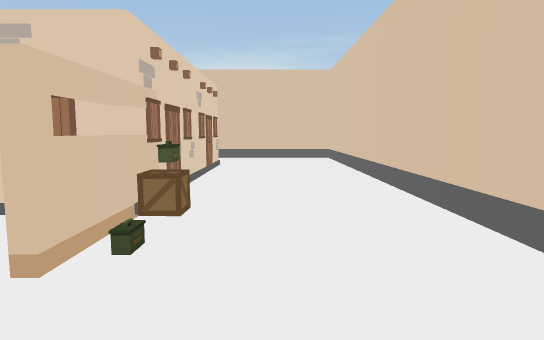
view 1 (above)

20 first-person views from a walk through a 3-D level made in the Unity game engine. The camera is 1.5 m above the floor, tilts 6° down and sees 75° across. The floor is counted in squares, 2 m on a side. Each view is taken from the middle of a square. On the plan, view 1 faces up. The plan holds only what a view shows up to about 11 squares ahead; the rest is blank. The player is left out.

view 2
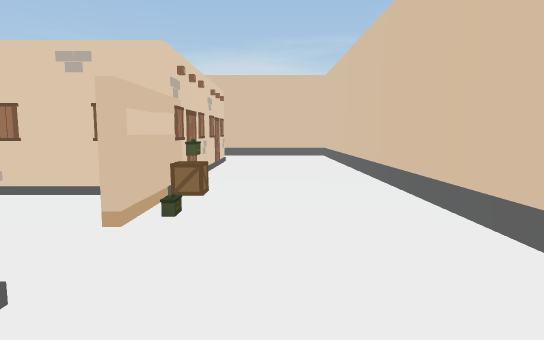

view 3
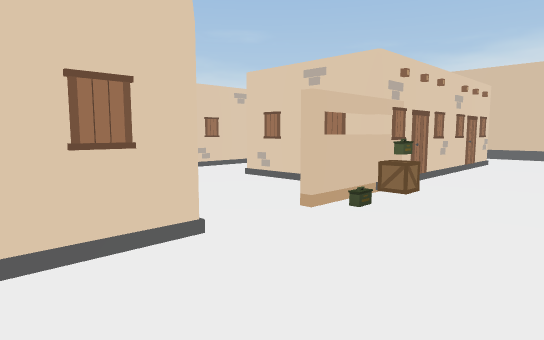

view 4
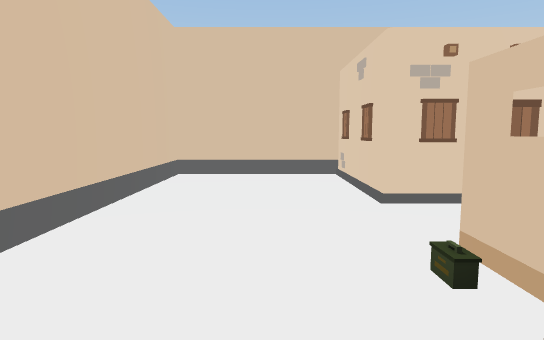

view 5
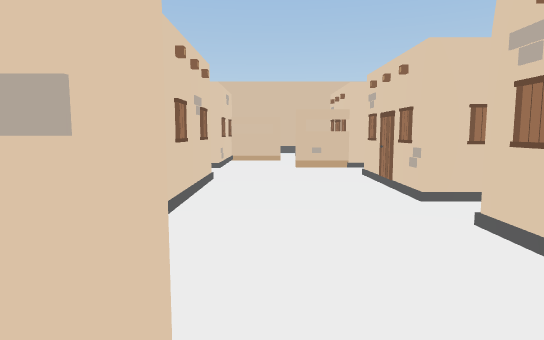

view 6
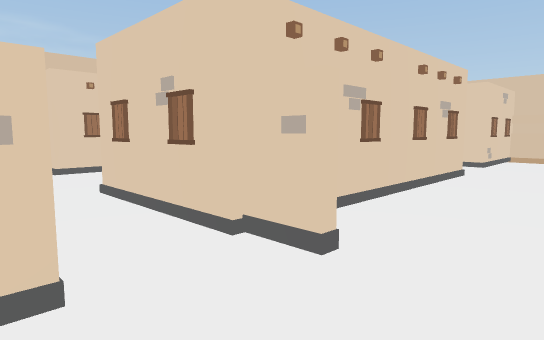

view 7
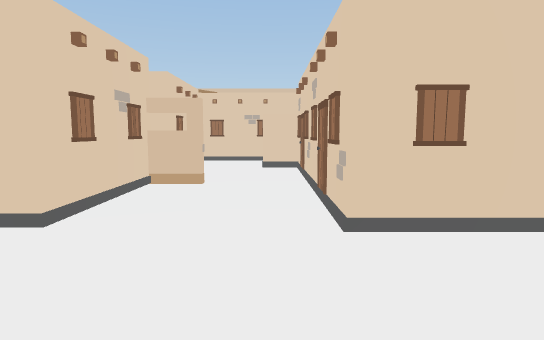

view 8
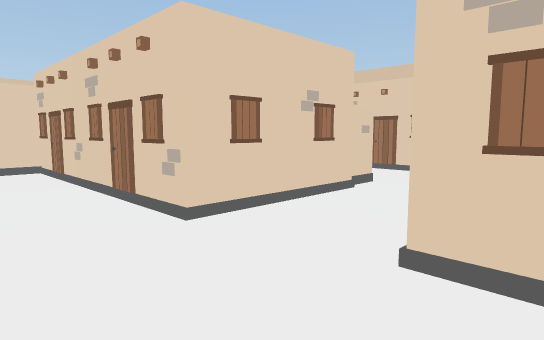

view 9
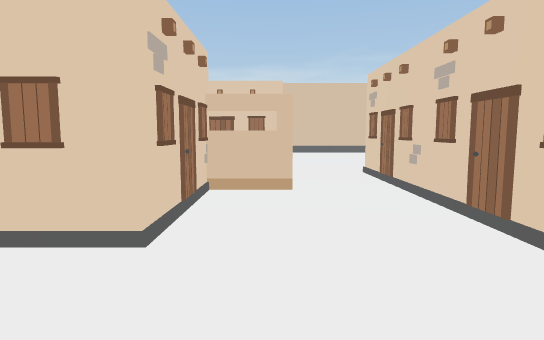

view 10
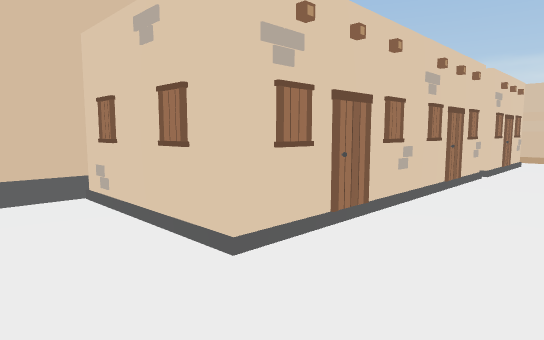

view 11
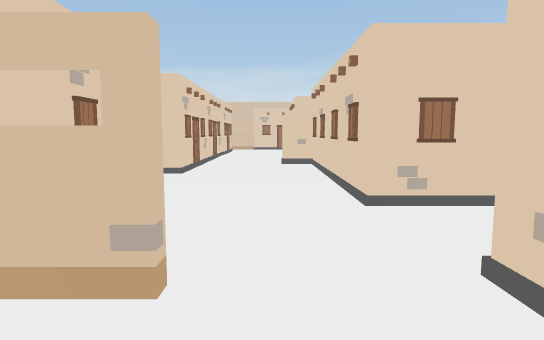

view 12
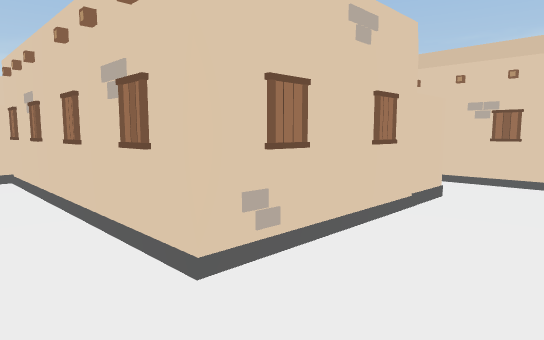

view 13
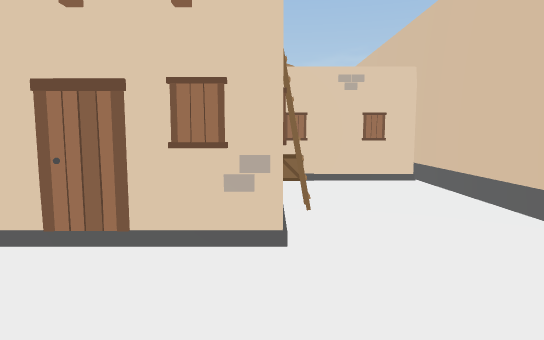

view 14
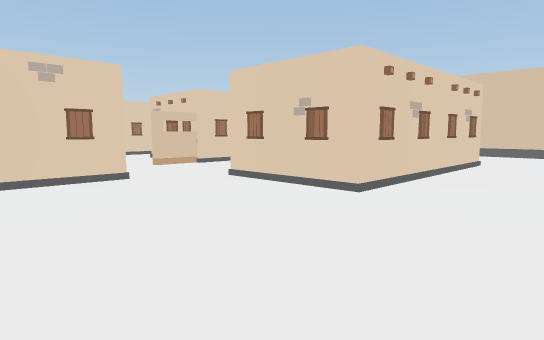

view 15
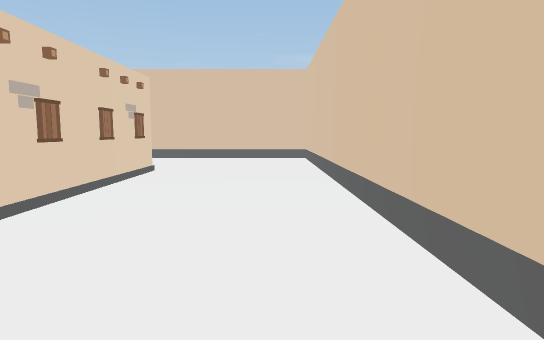

view 16
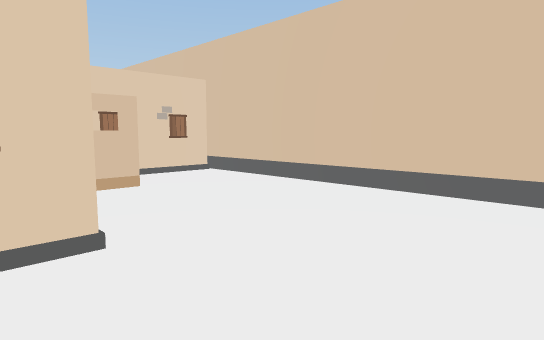

view 17
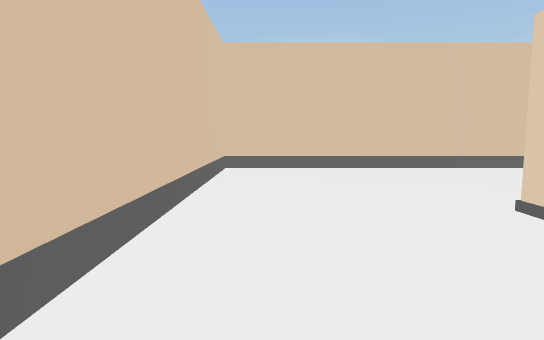

view 18
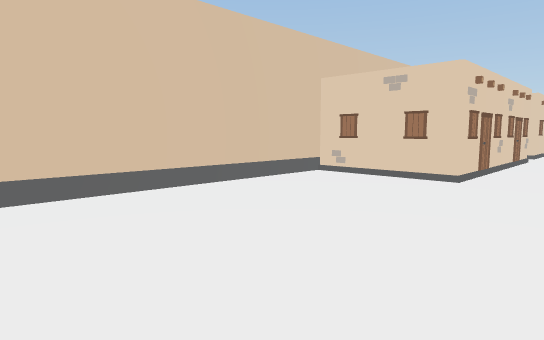

view 19
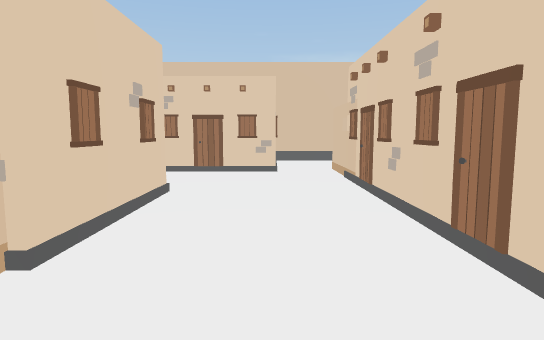

view 20
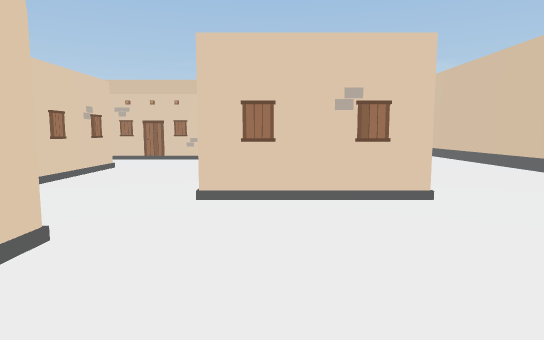

### Floor plan
Key: @ floor where view 1 was taken; # wall or solid block; . floor; B building; A box; O other object.
Columns run from 23 left of view 1 to 2 right of it. Each row starts with its distance up from view 1.
 11 ########           #######
 10 #......#          B......#
  9 #......#          #......#
  8 #......##B##.######A##...#
  7 #..............O....  ...#
  6 #...##...#.......#..B #..#
  5 #...  ...##..##B##.. ##..#
  4 #...B #..  ..## ##.. #...#
  3 #...  #..  B.O####..##OA.#
  2 #...  #...............#..#
  1 #.....#............OO....#
  0 #.....#B####B##.B## B##@.#
 -1 #......##     #.      #..#
 -2 #......#      #.#     #..#
 -3 ########      ###     ####

Where each view was taken, in squares from view 1:
view 1: 0 up, 0 right, facing up
view 2: 1 down, 0 right, facing up
view 3: 1 down, 1 right, facing up-left
view 4: 4 up, 0 right, facing down
view 5: 2 up, 11 left, facing right
view 6: 1 up, 12 left, facing up-right
view 7: 6 up, 13 left, facing right
view 8: 7 up, 13 left, facing down-right
view 9: 6 up, 10 left, facing left
view 10: 2 up, 7 left, facing down-left
view 11: 2 up, 2 left, facing left
view 12: 2 up, 4 left, facing up-left
view 13: 8 up, 1 right, facing left
view 14: 10 up, 22 left, facing down-right
view 15: 8 up, 22 left, facing down
view 16: 2 up, 22 left, facing down-right
view 17: 3 up, 22 left, facing up
view 18: 6 up, 22 left, facing up-right
view 19: 7 up, 16 left, facing down
view 20: 10 up, 18 left, facing down
